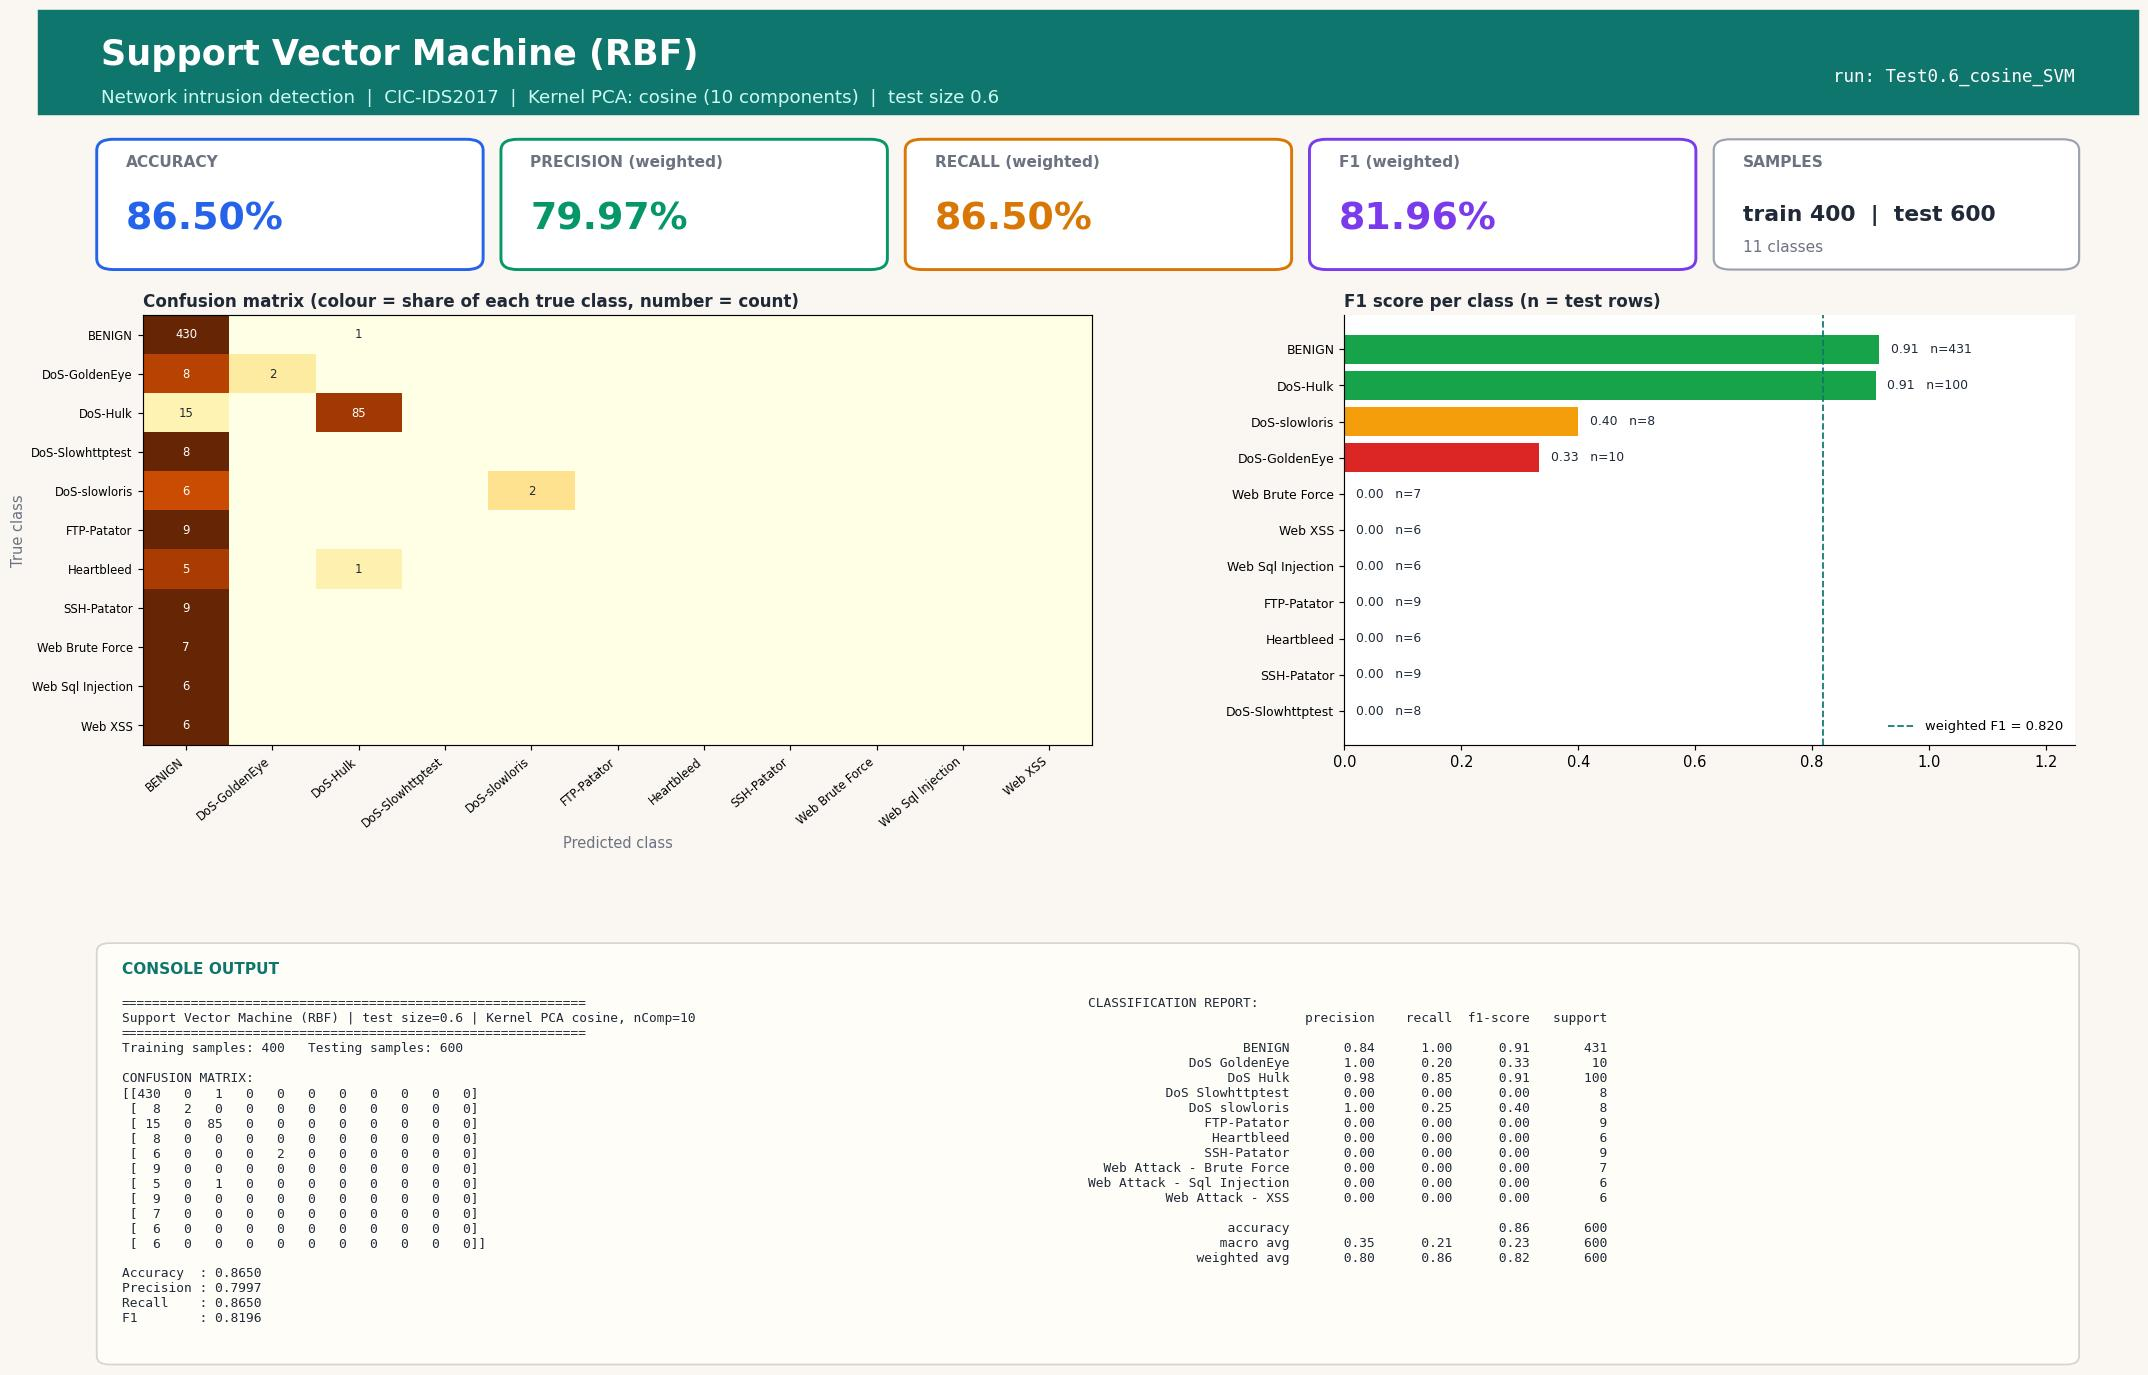

Generate this figure with Python:
#!/usr/bin/env python3
"""Support Vector Machine (RBF) | Test size 0.6 | Kernel PCA kernel=cosine, n_components=10
CIC-IDS2017 (Tue+Wed+Thu-morning) 1000-row stratified sample.
Run in any IDE (Spyder / VS Code / PyCharm / Jupyter): open the file and press Run, no arguments needed.
Saves next to this file: 'Test0.6_cosine_SVM.jpg' - one image with the console output (confusion matrix, metrics, classification report) plus charts."""
import json, os
import numpy as np
import matplotlib.pyplot as plt
from sklearn.decomposition import KernelPCA
from sklearn.svm import SVC
from sklearn.metrics import (accuracy_score, classification_report, confusion_matrix,
                             f1_score, precision_score, recall_score)
from sklearn.model_selection import train_test_split
from sklearn.preprocessing import StandardScaler

TEST_SIZE, KERNEL, N_COMP, ALG, ALG_NAME = 0.6, "cosine", 10, "SVM", "Support Vector Machine (RBF)"
try:
    HERE = os.path.dirname(os.path.abspath(__file__))
except NameError:                      # Jupyter / interactive console
    HERE = os.getcwd()
def _find_root():                      # folder that contains data/sample.npz (works from any working directory)
    for p in (HERE, os.path.join(HERE, ".."), os.path.join(HERE, "..", ".."), os.getcwd()):
        if os.path.exists(os.path.join(p, "data", "sample.npz")):
            return os.path.abspath(p)
    raise FileNotFoundError("data/sample.npz not found - run prepare_data.py or keep the repo folder structure")
ROOT = _find_root()
tag = f"Test{TEST_SIZE}_{KERNEL}_{ALG}"

# 1. LOAD cached, cleaned sample (see prepare_data.py)
d = np.load(os.path.join(ROOT, "data", "sample.npz"), allow_pickle=True)
X, y, class_names = d["X"], d["y"], [str(c).replace("�", "-") for c in d["classes"]]

# 2. SPLIT
X_train, X_test, y_train, y_test = train_test_split(
    X, y, test_size=TEST_SIZE, random_state=42, stratify=y)

# 3. SCALE (fit on train only)
scaler = StandardScaler()
X_train = scaler.fit_transform(X_train); X_test = scaler.transform(X_test)

# 4. DIMENSIONALITY REDUCTION: Kernel PCA (fit on train only; gamma = sklearn default 1/n_features)
kpca = KernelPCA(n_components=N_COMP, kernel=KERNEL, random_state=0)
X_train = kpca.fit_transform(X_train); X_test = kpca.transform(X_test)

# 5. CLASSIFIER
classifier = SVC(kernel="rbf", C=1.0, gamma="scale", random_state=0)
classifier.fit(X_train, y_train)
y_pred = classifier.predict(X_test)

# 6. METRICS
labels = np.arange(len(class_names))
cm = confusion_matrix(y_test, y_pred, labels=labels)
res = dict(test_size=TEST_SIZE, kernel=KERNEL, n_components=N_COMP, algorithm=ALG, model=ALG_NAME,
           n_train=int(len(y_train)), n_test=int(len(y_test)),
           accuracy=accuracy_score(y_test, y_pred),
           precision=precision_score(y_test, y_pred, average="weighted", zero_division=0),
           recall=recall_score(y_test, y_pred, average="weighted", zero_division=0),
           f1=f1_score(y_test, y_pred, average="weighted", zero_division=0))
report = classification_report(y_test, y_pred, labels=labels, target_names=class_names, zero_division=0)
lines = ["=" * 60, f"{ALG_NAME} | test size={TEST_SIZE} | Kernel PCA {KERNEL}, nComp={N_COMP}", "=" * 60,
         f"Training samples: {len(y_train)}   Testing samples: {len(y_test)}", "", "CONFUSION MATRIX:", np.array2string(cm), ""]
for k in ("accuracy", "precision", "recall", "f1"): lines.append(f"{k.capitalize():10s}: {res[k]:.4f}")
lines += ["", "CLASSIFICATION REPORT:", report]
console_output = "\n".join(lines); print(console_output)

# 7. VISUAL OUTPUT: ONE report-style image (banner, KPI cards, charts, console output) - real results only
from matplotlib.patches import FancyBboxPatch, Rectangle
short = [c.replace("Web Attack - ", "Web ").replace("DoS ", "DoS-") for c in class_names]
rep = classification_report(y_test, y_pred, labels=labels, target_names=class_names, zero_division=0, output_dict=True)
cmn = cm / np.maximum(cm.sum(axis=1, keepdims=True), 1)          # row-normalised = per-class recall
INK, MUTED, BG, ACC = "#1f2937", "#6b7280", "#faf7f2", "#0f766e"
fig = plt.figure(figsize=(20, 13.2), dpi=105, facecolor=BG)
fig.add_artist(Rectangle((0, 0.925), 1, 0.075, transform=fig.transFigure, color=ACC, zorder=0))
fig.text(0.03, 0.968, f"{ALG_NAME}", fontsize=24, fontweight="bold", color="white", va="center")
fig.text(0.03, 0.937, f"Network intrusion detection  |  CIC-IDS2017  |  Kernel PCA: {KERNEL} ({N_COMP} components)  |  test size {TEST_SIZE}",
         fontsize=12.5, color="#ccfbf1", va="center")
fig.text(0.97, 0.952, f"run: {tag}", fontsize=12, color="white", ha="right", va="center", family="monospace")

# KPI cards
cards = [("ACCURACY", res["accuracy"], "#2563eb"), ("PRECISION (weighted)", res["precision"], "#059669"),
         ("RECALL (weighted)", res["recall"], "#d97706"), ("F1 (weighted)", res["f1"], "#7c3aed")]
for i, (lab, v, col) in enumerate(cards):
    x0 = 0.03 + i * 0.1925
    fig.add_artist(FancyBboxPatch((x0, 0.815), 0.18, 0.09, boxstyle="round,pad=0.002,rounding_size=0.008", transform=fig.transFigure,
                                  facecolor="white", edgecolor=col, linewidth=2))
    fig.text(x0 + 0.012, 0.887, lab, fontsize=10.5, color=MUTED, fontweight="bold")
    fig.text(x0 + 0.012, 0.842, f"{v * 100:.2f}%", fontsize=26, color=col, fontweight="bold")
fig.add_artist(FancyBboxPatch((0.80, 0.815), 0.17, 0.09, boxstyle="round,pad=0.002,rounding_size=0.008", transform=fig.transFigure,
                              facecolor="white", edgecolor="#9ca3af", linewidth=1.5))
fig.text(0.812, 0.887, "SAMPLES", fontsize=10.5, color=MUTED, fontweight="bold")
fig.text(0.812, 0.848, f"train {res['n_train']}  |  test {res['n_test']}", fontsize=15, color=INK, fontweight="bold")
fig.text(0.812, 0.826, f"{len(class_names)} classes", fontsize=10.5, color=MUTED)

gs = fig.add_gridspec(1, 2, left=0.05, right=0.97, top=0.78, bottom=0.47, wspace=0.30, width_ratios=[1.3, 1])
ax1 = fig.add_subplot(gs[0, 0]); ax2 = fig.add_subplot(gs[0, 1])
for ax in (ax1, ax2): ax.set_facecolor("white")
im = ax1.imshow(cmn, cmap="YlOrBr", vmin=0, vmax=1, aspect="auto")
ax1.set_xticks(labels); ax1.set_yticks(labels); ax1.set_xticklabels(short, rotation=40, ha="right", fontsize=8); ax1.set_yticklabels(short, fontsize=8)
ax1.set_title("Confusion matrix (colour = share of each true class, number = count)", loc="left", fontsize=11.5, color=INK, fontweight="bold")
ax1.set_xlabel("Predicted class", color=MUTED); ax1.set_ylabel("True class", color=MUTED)
for a_ in labels:
    for b_ in labels:
        if cm[a_, b_]: ax1.text(b_, a_, cm[a_, b_], ha="center", va="center", fontsize=8, color="white" if cmn[a_, b_] > 0.6 else INK)
f1s = [rep[c]["f1-score"] for c in class_names]; sup = [int(rep[c]["support"]) for c in class_names]
order = np.argsort(f1s)
cols = ["#dc2626" if f1s[i] < 0.34 else "#f59e0b" if f1s[i] < 0.67 else "#16a34a" for i in order]
ax2.barh(range(len(order)), [f1s[i] for i in order], color=cols)
ax2.set_yticks(range(len(order))); ax2.set_yticklabels([short[i] for i in order], fontsize=8.5); ax2.set_xlim(0, 1.25)
ax2.set_title("F1 score per class (n = test rows)", loc="left", fontsize=11.5, color=INK, fontweight="bold")
for k, i in enumerate(order): ax2.text(f1s[i] + 0.02, k, f"{f1s[i]:.2f}   n={sup[i]}", va="center", fontsize=8.5, color=INK, zorder=5, bbox=dict(facecolor="white", edgecolor="none", pad=1))
for sp in ("top", "right"): ax2.spines[sp].set_visible(False)
ax2.axvline(res["f1"], color=ACC, ls="--", lw=1.2, label=f"weighted F1 = {res['f1']:.3f}"); ax2.legend(loc="lower right", fontsize=9, frameon=False)

# console output panel (same text that is printed to the console)
fig.add_artist(FancyBboxPatch((0.03, 0.025), 0.94, 0.30, boxstyle="round,pad=0.002,rounding_size=0.006", transform=fig.transFigure,
                              facecolor="#fffdf8", edgecolor="#d6d3d1", linewidth=1.2))
fig.text(0.04, 0.305, "CONSOLE OUTPUT", fontsize=10.5, color=ACC, fontweight="bold")
split_at = lines.index("CLASSIFICATION REPORT:")
fig.text(0.04, 0.288, "\n".join(lines[:split_at]), family="monospace", fontsize=8.8, color=INK, va="top")
fig.text(0.50, 0.288, "\n".join(lines[split_at:]), family="monospace", fontsize=8.8, color=INK, va="top")
plt.savefig(os.path.join(HERE, tag + ".jpg"), format="jpg", bbox_inches="tight", facecolor=BG)
if os.environ.get("ACN_NO_SHOW") != "1": plt.show()   # IDEs display the image; run_all.py disables this
plt.close()

os.makedirs(os.path.join(ROOT, "results", "json"), exist_ok=True)
with open(os.path.join(ROOT, "results", "json", tag + ".json"), "w") as f: json.dump(res, f)
